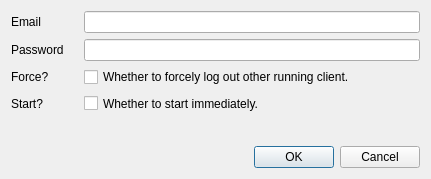
<?xml version="1.0" encoding="UTF-8"?>
<ui version="4.0">
 <class>LoginDialog</class>
 <widget class="QDialog" name="LoginDialog">
  <property name="geometry">
   <rect>
    <x>0</x>
    <y>0</y>
    <width>431</width>
    <height>179</height>
   </rect>
  </property>
  <property name="sizePolicy">
   <sizepolicy hsizetype="Preferred" vsizetype="Preferred">
    <horstretch>0</horstretch>
    <verstretch>0</verstretch>
   </sizepolicy>
  </property>
  <property name="windowTitle">
   <string>Login Required</string>
  </property>
  <layout class="QVBoxLayout" name="verticalLayout">
   <item>
    <layout class="QHBoxLayout" name="horizontalLayout">
     <item>
      <widget class="QLabel" name="emailLabel">
       <property name="sizePolicy">
        <sizepolicy hsizetype="Preferred" vsizetype="Preferred">
         <horstretch>1</horstretch>
         <verstretch>0</verstretch>
        </sizepolicy>
       </property>
       <property name="text">
        <string>Email</string>
       </property>
      </widget>
     </item>
     <item>
      <widget class="QLineEdit" name="emailLineEdit">
       <property name="sizePolicy">
        <sizepolicy hsizetype="Expanding" vsizetype="Preferred">
         <horstretch>5</horstretch>
         <verstretch>0</verstretch>
        </sizepolicy>
       </property>
      </widget>
     </item>
    </layout>
   </item>
   <item>
    <layout class="QHBoxLayout" name="horizontalLayout_2">
     <item>
      <widget class="QLabel" name="passwordLabel">
       <property name="sizePolicy">
        <sizepolicy hsizetype="MinimumExpanding" vsizetype="Preferred">
         <horstretch>1</horstretch>
         <verstretch>0</verstretch>
        </sizepolicy>
       </property>
       <property name="text">
        <string>Password</string>
       </property>
      </widget>
     </item>
     <item>
      <widget class="QLineEdit" name="passwordLineEdit">
       <property name="sizePolicy">
        <sizepolicy hsizetype="Expanding" vsizetype="Preferred">
         <horstretch>5</horstretch>
         <verstretch>0</verstretch>
        </sizepolicy>
       </property>
       <property name="echoMode">
        <enum>QLineEdit::Password</enum>
       </property>
      </widget>
     </item>
    </layout>
   </item>
   <item>
    <layout class="QHBoxLayout" name="horizontalLayout_3">
     <item>
      <widget class="QLabel" name="forceLabel">
       <property name="sizePolicy">
        <sizepolicy hsizetype="MinimumExpanding" vsizetype="Preferred">
         <horstretch>1</horstretch>
         <verstretch>0</verstretch>
        </sizepolicy>
       </property>
       <property name="text">
        <string>Force?</string>
       </property>
      </widget>
     </item>
     <item>
      <widget class="QCheckBox" name="forceCheckBox">
       <property name="sizePolicy">
        <sizepolicy hsizetype="Expanding" vsizetype="Preferred">
         <horstretch>5</horstretch>
         <verstretch>0</verstretch>
        </sizepolicy>
       </property>
       <property name="text">
        <string>Whether to forcely log out other running client.</string>
       </property>
      </widget>
     </item>
    </layout>
   </item>
   <item>
    <layout class="QHBoxLayout" name="horizontalLayout_4">
     <item>
      <widget class="QLabel" name="startLabel">
       <property name="sizePolicy">
        <sizepolicy hsizetype="MinimumExpanding" vsizetype="Preferred">
         <horstretch>1</horstretch>
         <verstretch>0</verstretch>
        </sizepolicy>
       </property>
       <property name="text">
        <string>Start?</string>
       </property>
      </widget>
     </item>
     <item>
      <widget class="QCheckBox" name="startCheckBox">
       <property name="sizePolicy">
        <sizepolicy hsizetype="Expanding" vsizetype="Preferred">
         <horstretch>5</horstretch>
         <verstretch>0</verstretch>
        </sizepolicy>
       </property>
       <property name="text">
        <string>Whether to start immediately.</string>
       </property>
      </widget>
     </item>
    </layout>
   </item>
   <item>
    <widget class="QLabel" name="message">
     <property name="styleSheet">
      <string notr="true">color: rgb(255, 0, 0);</string>
     </property>
     <property name="text">
      <string/>
     </property>
     <property name="textFormat">
      <enum>Qt::AutoText</enum>
     </property>
     <property name="scaledContents">
      <bool>false</bool>
     </property>
     <property name="wordWrap">
      <bool>true</bool>
     </property>
    </widget>
   </item>
   <item>
    <widget class="QDialogButtonBox" name="buttonBox">
     <property name="sizePolicy">
      <sizepolicy hsizetype="Expanding" vsizetype="Preferred">
       <horstretch>0</horstretch>
       <verstretch>0</verstretch>
      </sizepolicy>
     </property>
     <property name="orientation">
      <enum>Qt::Horizontal</enum>
     </property>
     <property name="standardButtons">
      <set>QDialogButtonBox::Cancel|QDialogButtonBox::Ok</set>
     </property>
    </widget>
   </item>
  </layout>
 </widget>
 <resources/>
 <connections>
  <connection>
   <sender>buttonBox</sender>
   <signal>accepted()</signal>
   <receiver>LoginDialog</receiver>
   <slot>accept()</slot>
   <hints>
    <hint type="sourcelabel">
     <x>248</x>
     <y>254</y>
    </hint>
    <hint type="destinationlabel">
     <x>157</x>
     <y>274</y>
    </hint>
   </hints>
  </connection>
  <connection>
   <sender>buttonBox</sender>
   <signal>rejected()</signal>
   <receiver>LoginDialog</receiver>
   <slot>reject()</slot>
   <hints>
    <hint type="sourcelabel">
     <x>316</x>
     <y>260</y>
    </hint>
    <hint type="destinationlabel">
     <x>286</x>
     <y>274</y>
    </hint>
   </hints>
  </connection>
 </connections>
</ui>
